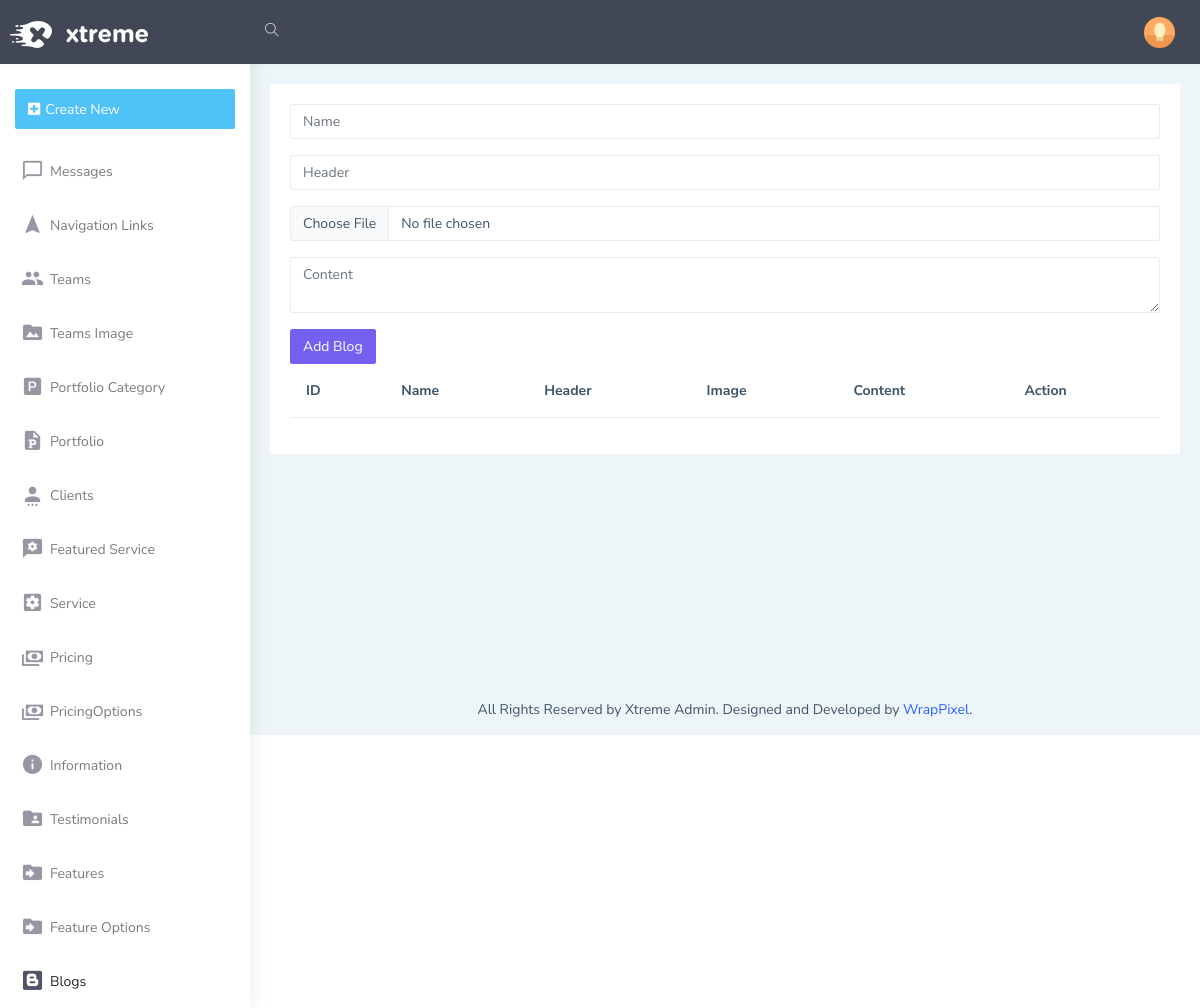
The app's page /admin/blog, older data.
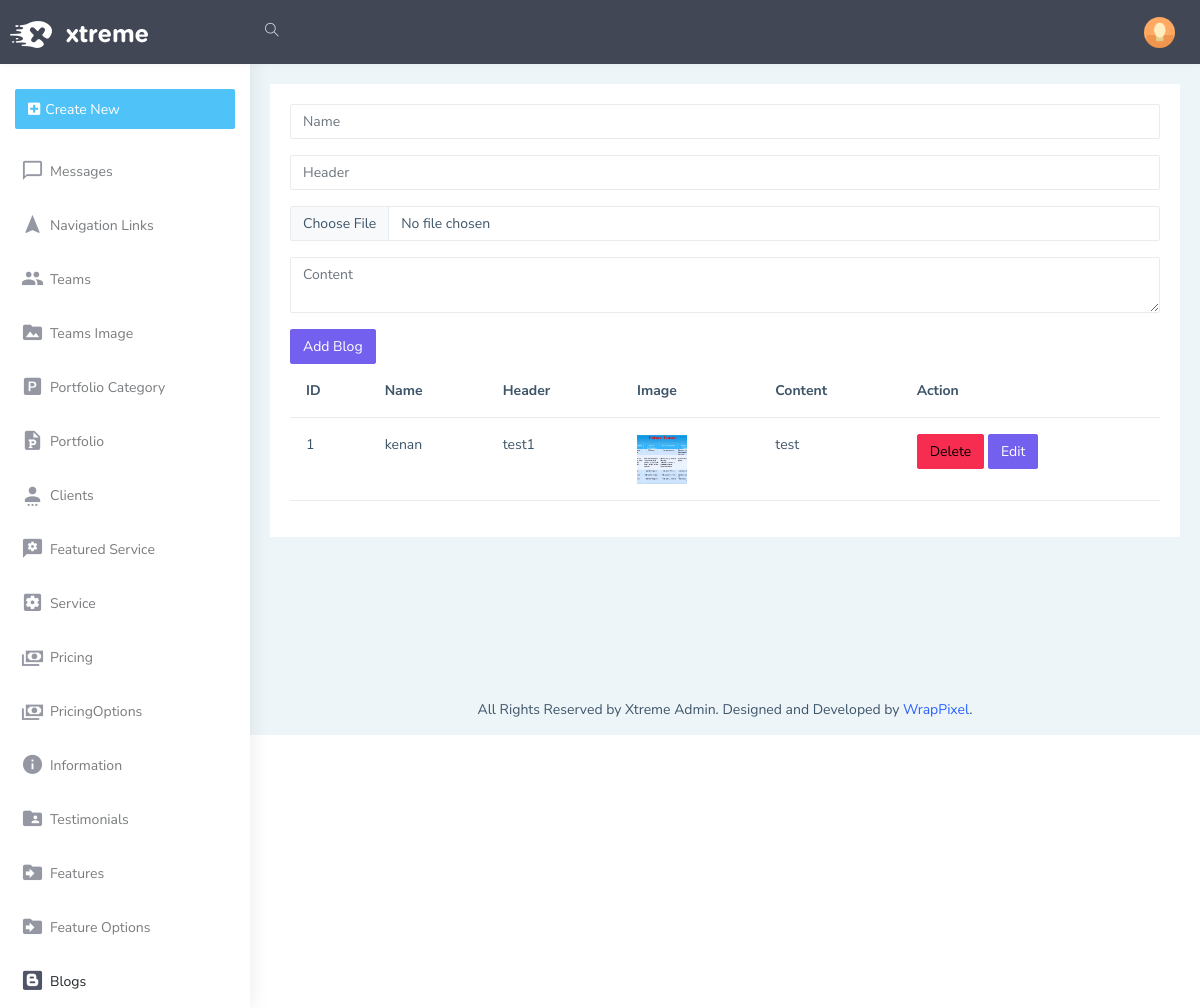
The same page, newer data.
### models.py (models this page shows)
class Blogs(db.Model):
    Id=db.Column(db.Integer,primary_key=True,autoincrement=True)
    name=db.Column(db.String(50))
    header=db.Column(db.String(150))
    image=db.Column(db.String(50))
    content=db.Column(db.String(250))

### admin/routes/blogs.py (the view)
@admin_bp.route('/blog', methods=['GET','POST'])
def blog():
    blogform=BlogForm()
    blogs=Blogs.query.all()
    return render_template('admin/blog/blog.html',blogform=blogform,blogs=blogs)

### admin/forms.py
class BlogForm(FlaskForm):
    name=StringField('name')
    header=StringField('header')
    image=FileField('image')
    content=CKEditorField('content')
    submit=SubmitField('Add Blog')

### admin/templates/admin/blog/blog.html (shortened to what this page needs)
{% extends 'admin/layout.html' %}
{% block body %}
<form action="/admin/blog/add" method="POST" enctype="multipart/form-data">
    <div class="mb-3">
      {{blogform.name(class="form-control", id="exampleFormControlInput1", placeholder="Name")}}
    </div>
    <div class="mb-3">
      {{blogform.header(class="form-control", id="exampleFormControlInput1", placeholder="Header")}}
    </div>
    <div class="mb-3">
      {{blogform.image(class="form-control", id="exampleFormControlInput1", placeholder="Image")}}
    </div>
    <div class="mb-3">
        {{blogform.content(class="form-control", id="exampleFormControlInput1", placeholder="Content")}}
    </div>
    {{blogform.submit(class='btn btn-primary')}}
</form>
<table class="table">
  <thead>
    <tr>
      <th scope="col">ID</th>
      <th scope="col">Name</th>
      <th scope="col">Header</th>
      <th scope="col">Image</th>
      <th scope="col">Content</th>
      <th scope="col">Action</th>
    </tr>
  </thead>
  <tbody>
      {% for blog in blogs %}
    <tr>
      <td>{{blog.Id}}</td>
      <td>{{blog.name}}</td>
      <td>{{blog.header}}</td>
      <td><img src="/static/uploads/{{blog.image}}" alt="" style="width: 50px; height: 50px; object-fit:cover;"></td>
      <td>{{blog.content | safe}}</td>
      <td>
          <a href="/admin/blog/delete/{{blog.Id}}" class="btn btn-danger">Delete</a>
          <a href="/admin/blog/edit/{{blog.Id}}" class="btn btn-primary">Edit</a>
      </td>
    </tr>
    {% endfor %}
  </tbody>
</table>
{% endblock %}

### admin/templates/admin/layout.html (shortened to what this page needs)
<!DOCTYPE html>
<html dir="ltr" lang="en">
<head>
    <link href="{{url_for('admin.static', filename='dist/css/style.min.css')}}" rel="stylesheet">
</head>
<body>
    <div id="main-wrapper" data-layout="vertical" data-navbarbg="skin5" data-sidebartype="full"
        data-sidebar-position="absolute" data-header-position="absolute" data-boxed-layout="full">
        <header class="topbar" data-navbarbg="skin5">
            <nav class="navbar top-navbar navbar-expand-md navbar-dark">
                <div class="navbar-header" data-logobg="skin5">
                    <a class="navbar-brand" href="index.html">
                        <b class="logo-icon">
                            <img src="{{url_for('admin.static', filename='assets/images/logo-light-icon.png')}}" alt="homepage" class="light-logo" />
                        </b>
                        <span class="logo-text">
                            <img src="{{url_for('admin.static', filename='assets/images/logo-light-text.png')}}" class="light-logo" alt="homepage" />
                        </span>
                    </a>
                </div>
                <div class="navbar-collapse collapse" id="navbarSupportedContent" data-navbarbg="skin5">
                    <ul class="navbar-nav float-start me-auto">
                        <li class="nav-item search-box"> <a class="nav-link waves-effect waves-dark"
                                href="javascript:void(0)"><i class="ti-search"></i></a>
                        </li>
                    </ul>
                    <ul class="navbar-nav float-end">
                        <li class="nav-item dropdown">
                            <a class="nav-link dropdown-toggle text-muted waves-effect waves-dark pro-pic" href="#" id="navbarDropdown" role="button" data-bs-toggle="dropdown" aria-expanded="false">
                                <img src="./admin/static/assets/images/users/1.jpg" alt="user" class="rounded-circle" width="31">
                            </a>
                        </li>
                    </ul>
                </div>
            </nav>
        </header>
        <aside class="left-sidebar" data-sidebarbg="skin6">
            <div class="scroll-sidebar">
                {% include 'admin/navbar.html'   %}
            </div>
        </aside>
        <div class="page-wrapper">
            <div class="container-fluid">
                <div class="row">
                    <div class="col-12">
                        <div class="card">
                            <div class="card-body">
                                {% block body %}
                                {% endblock %}
                            </div>
                        </div>
                    </div>
                </div>
            </div>
            <footer class="footer text-center">
                All Rights Reserved by Xtreme Admin. Designed and Developed by <a
                    href="https://www.wrappixel.com">WrapPixel</a>.
            </footer>
        </div>
    </div>
</body>
</html>

### admin/templates/admin/navbar.html
<nav class="sidebar-nav">
    <ul id="sidebarnav">
        <li class="p-15 m-t-10"><a href="javascript:void(0)"
                class="btn d-block w-100 create-btn text-white no-block d-flex align-items-center"><i
                    class="fa fa-plus-square"></i> <span class="hide-menu m-l-5">Create New</span> </a>
        </li>
        <li class="sidebar-item"> <a class="sidebar-link waves-effect waves-dark sidebar-link"
                href="/admin/messages" aria-expanded="false"><i class="mdi mdi-message-outline"></i><span
                    class="hide-menu">Messages</span></a></li>
        <li class="sidebar-item"> <a class="sidebar-link waves-effect waves-dark sidebar-link"
                href="/admin/navlinks" aria-expanded="false"><i class="mdi mdi-navigation"></i><span
                    class="hide-menu">Navigation Links</span></a></li>
        <li class="sidebar-item"> <a class="sidebar-link waves-effect waves-dark sidebar-link"
                href="/admin/teams" aria-expanded="false"><i class="mdi mdi-account-multiple"></i><span
                    class="hide-menu">Teams</span></a></li>
        <li class="sidebar-item"> <a class="sidebar-link waves-effect waves-dark sidebar-link"
                href="/admin/teamsimage" aria-expanded="false"><i class="mdi mdi-folder-image"></i><span
                    class="hide-menu">Teams Image</span></a></li>
        <li class="sidebar-item"> <a class="sidebar-link waves-effect waves-dark sidebar-link"
                href="/admin/portfoliocategory" aria-expanded="false"><i class="mdi mdi-file-powerpoint-box"></i><span
                    class="hide-menu">Portfolio Category</span></a></li>
        <li class="sidebar-item"> <a class="sidebar-link waves-effect waves-dark sidebar-link"
                href="/admin/portfolio" aria-expanded="false"><i class="mdi mdi-file-powerpoint"></i><span
                    class="hide-menu">Portfolio</span></a></li>
        <li class="sidebar-item"> <a class="sidebar-link waves-effect waves-dark sidebar-link"
                href="/admin/clients" aria-expanded="false"><i class="mdi mdi-account-settings"></i><span
                    class="hide-menu">Clients</span></a></li>
        <li class="sidebar-item"> <a class="sidebar-link waves-effect waves-dark sidebar-link"
                href="/admin/featuredservice" aria-expanded="false"><i class="mdi mdi-message-settings-variant"></i><span
                    class="hide-menu">Featured Service</span></a></li>
        <li class="sidebar-item"> <a class="sidebar-link waves-effect waves-dark sidebar-link"
                href="/admin/service" aria-expanded="false"><i class="mdi mdi-settings-box"></i><span
                    class="hide-menu">Service</span></a></li>
        <li class="sidebar-item"> <a class="sidebar-link waves-effect waves-dark sidebar-link"
                href="/admin/pricing" aria-expanded="false"><i class="mdi mdi-cash-multiple"></i><span
                    class="hide-menu">Pricing</span></a></li>
        <li class="sidebar-item"> <a class="sidebar-link waves-effect waves-dark sidebar-link"
                href="/admin/pricingoption" aria-expanded="false"><i class="mdi mdi-cash-multiple"></i><span
                    class="hide-menu">PricingOptions</span></a></li>
        <li class="sidebar-item"> <a class="sidebar-link waves-effect waves-dark sidebar-link"
                href="/admin/information" aria-expanded="false"><i class="mdi mdi-information"></i><span
                    class="hide-menu">Information</span></a></li>
        <li class="sidebar-item"> <a class="sidebar-link waves-effect waves-dark sidebar-link"
                href="/admin/testimonials" aria-expanded="false"><i class="mdi mdi-folder-account"></i><span
                    class="hide-menu">Testimonials</span></a></li>
        <li class="sidebar-item"> <a class="sidebar-link waves-effect waves-dark sidebar-link"
                href="/admin/features" aria-expanded="false"><i class="mdi mdi-folder-move"></i><span
                    class="hide-menu">Features</span></a></li>
        <li class="sidebar-item"> <a class="sidebar-link waves-effect waves-dark sidebar-link"
                href="/admin/featureoptions" aria-expanded="false"><i class="mdi mdi-folder-move"></i><span
                    class="hide-menu">Feature Options</span></a></li>
        <li class="sidebar-item"> <a class="sidebar-link waves-effect waves-dark sidebar-link"
                href="/admin/blog" aria-expanded="false"><i class="mdi mdi-blogger"></i><span
                    class="hide-menu">Blogs</span></a></li>
    </ul>
</nav>

Row changes from the older to the newer data that the page shows:
added Blogs: Id "1", name "kenan", header "test1", image (picture), content "test"
